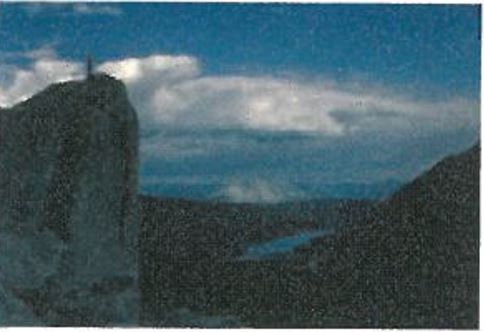
#> input picture 영상처리_점연산_4/picture3.JPG, 484 x 332 px, found by its file name
$ python 'scene dissolve.py'
#> lines starting #> are read from the running program, lines starting #| are printed output that depends on the picture
import cv2 as cv
import numpy as np

def nothing(x):
    pass

cv.namedWindow('scene_dissolve')

cv.createTrackbar('alpha','scene_dissolve',0,100,nothing)

cv.setTrackbarPos('alpha','scene_dissolve',0)

# 두 영상을 불러옴
roi1 = cv.imread('picture3.jpg')
#> roi1 is the input picture: shape (332, 484, 3); mean B, G, R 100.2, 91.2, 66.7
roi2 = cv.imread('picture4.jpg')
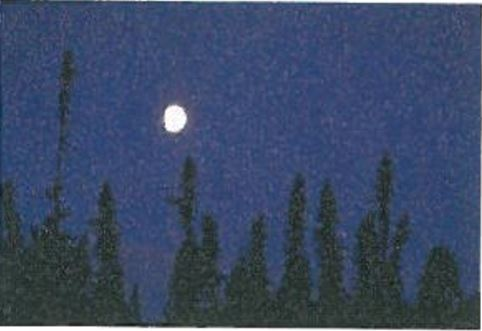
#> input picture 영상처리_점연산_4/picture4.JPG, 482 x 331 px, found by its file name
#> roi2 is the input picture: shape (331, 482, 3); mean B, G, R 101.5, 73.2, 59

# openCV를 사용하여 크기를 일치시킴
roi1_resized = cv.resize(roi1,dsize=(640,480),interpolation=cv.INTER_LINEAR)
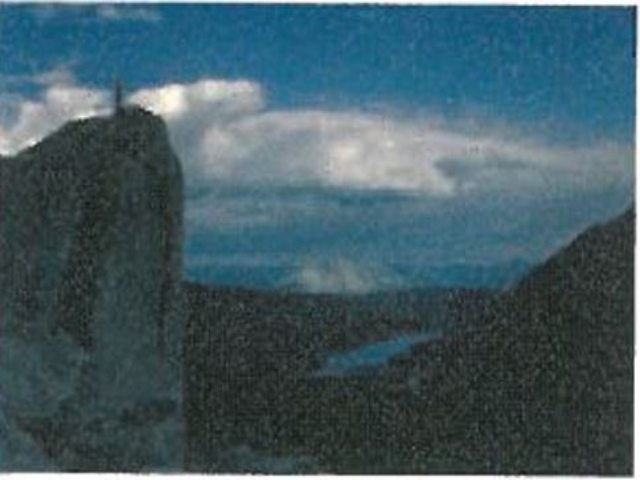
#> roi1_resized: shape (480, 640, 3); mean B, G, R 100, 91.1, 66.6
roi2_resized = cv.resize(roi2,dsize=(640,480),interpolation=cv.INTER_LINEAR)
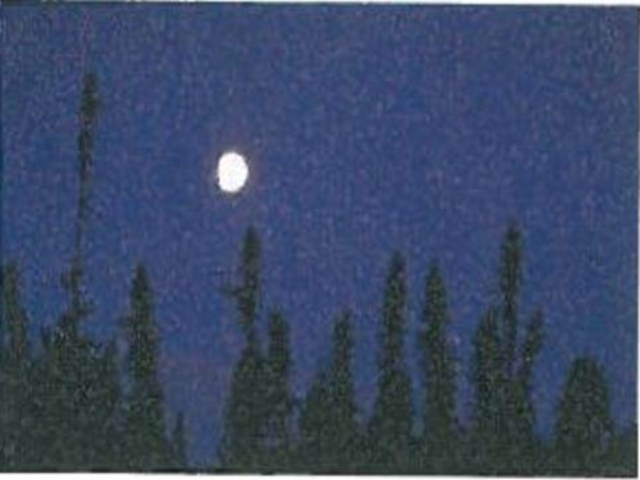
#> roi2_resized: shape (480, 640, 3); mean B, G, R 101.4, 73.1, 58.9

output = np.zeros((480,640,3),dtype=np.uint8)

while True:
    alpha = cv.getTrackbarPos('alpha','scene_dissolve')/100
    print('running...')
    for k in range(3):
        for j in range(640):
            for i in range(480):
                value = int(roi1_resized.item(i,j,k)* alpha + (1-alpha)*roi2_resized.item(i,j,k))
                output.itemset(i,j,k,value) # output[i,j,k] = value

    cv.imshow('scene_dissolve',output)

    if cv.waitKey(1) & 0xFF == 27: # ESC를 누르면 종료
#> (key Esc is pressed here)
        break

cv.destroyAllWindows()
